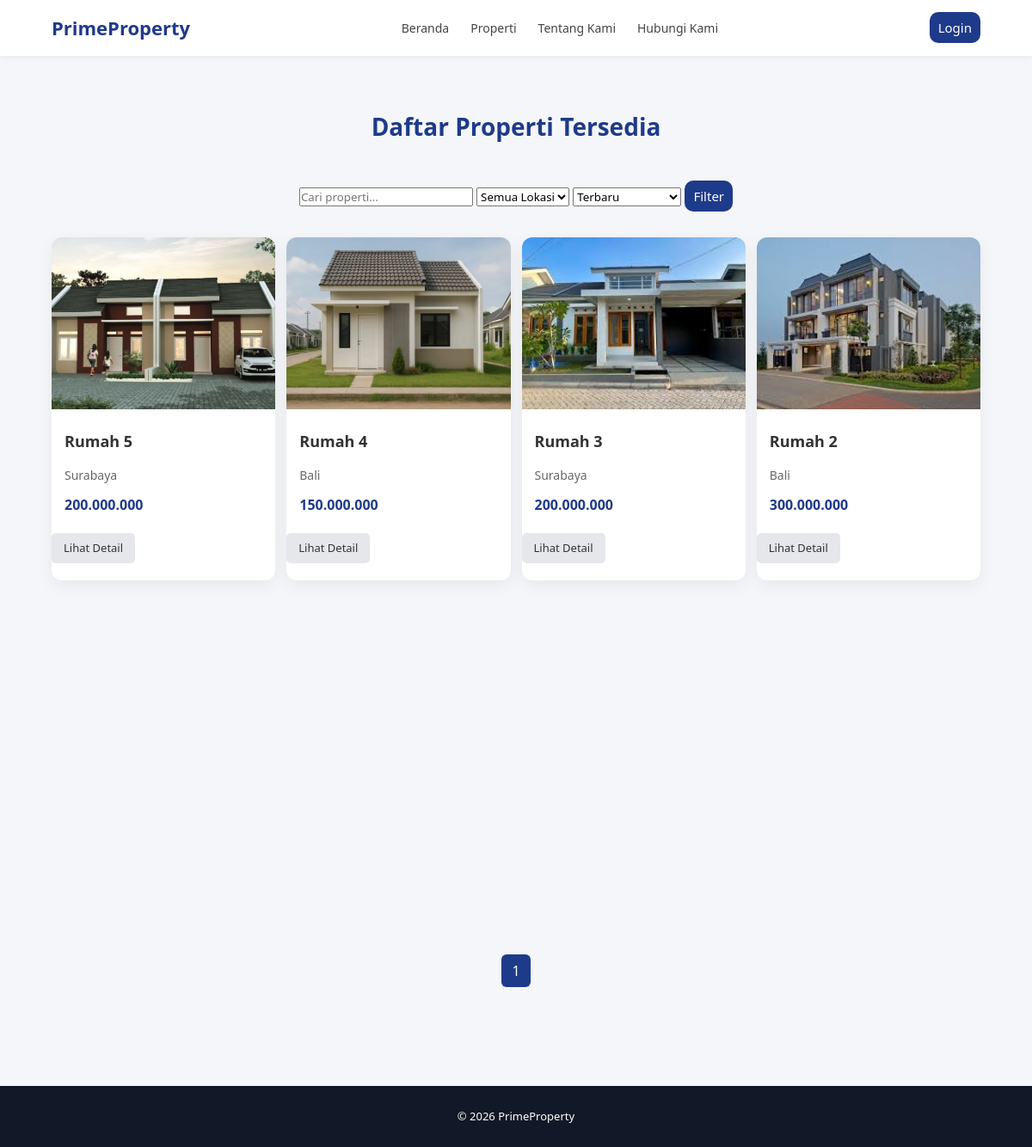
/properties.php, run on the app's committed database.
### tables this page shows
CREATE TABLE `properties` (
  `id` int(11) NOT NULL,
  `title` varchar(255) NOT NULL,
  `location` varchar(255) NOT NULL,
  `price` varchar(100) NOT NULL,
  `description` text DEFAULT NULL,
  `status` enum('available','sold') NOT NULL DEFAULT 'available',
  `image` varchar(255) NOT NULL,
  `created_at` timestamp NOT NULL DEFAULT current_timestamp()
);

### properties.php (the view, shortened to what this page needs)
<?php
$limit = 6;
$page = isset($_GET['page']) ? (int)$_GET['page'] : 1;
$offset = ($page - 1) * $limit;
$search   = $_GET['search'] ?? '';
$location = $_GET['location'] ?? '';
$sort     = $_GET['sort'] ?? 'newest';
$count_sql = "SELECT COUNT(*) as total FROM properties WHERE 1=1";
$count_query = mysqli_query($conn, $count_sql);
$total_data  = mysqli_fetch_assoc($count_query);
$total_pages = max(1, ceil($total_data['total'] / $limit));
$sql = "SELECT * FROM properties WHERE 1=1";
if ($sort == "price_low") {
  $sql .= " ORDER BY price+0 ASC";
} elseif ($sort == "price_high") {
  $sql .= " ORDER BY price+0 DESC";
} else {
  $sql .= " ORDER BY id DESC";
}
$sql .= " LIMIT $limit OFFSET $offset";
$query = mysqli_query($conn, $sql);
?>
<!doctype html>
<html lang="id">
<head>
  <link rel="stylesheet" href="css/style.css">
</head>
<body>
  <header>
    <div class="container">
      <div class="logo">
        <h1>PrimeProperty</h1>
      </div>
      <nav>
        <ul>
          <li><a href="index.php">Beranda</a></li>
          <li>
            <?php if (isset($_SESSION['customer'])): ?>
              <a href="properties.php">Properti</a>
          </li>
        <?php else: ?>
          <a href="login_customer.php">Properti</a></li>
        <?php endif; ?>
        <li><a href="about.php">Tentang Kami</a></li>
        <li><a href="contact.php">Hubungi Kami</a></li>
        </ul>
      </nav>
      <div class="nav-cta">
        <?php if (isset($_SESSION['customer'])): ?>
          <a href="logout_customer.php" class="btn-primary">Logout</a></li>
        <?php else: ?>
          <a href="login_customer.php" class="btn-primary">Login</a></li>
        <?php endif; ?>
      </div>
    </div>
  </header>
  <section class="featured-properties">
    <div class="container">
      <h2>Daftar Properti Tersedia</h2>
      <form method="GET" style="margin-bottom:30px; text-align:center;">
        <input type="text"
          name="search"
          placeholder="Cari properti..."
          value="<?php echo $search; ?>">
        <select name="location">
          <option value="">Semua Lokasi</option>
        </select>
        <select name="sort">
          <option value="newest" <?php if ($sort == "newest") echo "selected"; ?>>Terbaru</option>
        </select>
        <button type="submit" class="btn-primary">Filter</button>
      </form>
      <div class="property-grid">
        <?php if (mysqli_num_rows($query) > 0): ?>
          <?php while ($row = mysqli_fetch_assoc($query)): ?>
            <article class="property-card reveal">
              <img src="images/<?php echo $row['image']; ?>">
              <h3><?php echo $row['title']; ?></h3>
              <p><?php echo $row['location']; ?></p>
              <span class="price"><?php echo $row['price']; ?></span>
              <a href="property_detail.php?id=<?php echo $row['id']; ?>"
                  class="btn-secondary">
                  Lihat Detail
                </a>
            </article>
          <?php endwhile; ?>
        <?php else: ?>
          <p style="grid-column:1/-1; text-align:center;">
            Tidak ada properti ditemukan.
          </p>
        <?php endif; ?>
      </div>
      <div style="text-align:center; margin-top:30px;">
        <?php
        $params = [
          'search'   => $search,
          'location' => $location,
          'sort'     => $sort
        ];
        ?>
        <div style="text-align:center; margin-top:30px;">
          <?php for ($i = 1; $i <= $total_pages; $i++): ?>
            <?php
            $params['page'] = $i;
            ?>
            <a href="?<?php echo http_build_query($params); ?>"
              style="margin:5px; padding:8px 12px; background:#1e3a8a; color:white; border-radius:6px; text-decoration:none;">
              <?php echo $i; ?>
            </a>
          <?php endfor; ?>
        </div>
      </div>
  </section>
  <footer>
    <div class="container">
      <p>&copy; 2026 PrimeProperty</p>
    </div>
  </footer>
</body>
</html>

### css/style.css (style rules this page uses)
html { overflow-y: scroll; }
* { margin: 0; padding: 0; box-sizing: border-box; font-family: "Segoe UI", Arial, sans-serif; }
body { background: #f4f6f9; color: #333; line-height: 1.6; }
.container { width: 90%; max-width: 1150px; margin: auto; }
header { background: #ffffff; padding: 15px 0; box-shadow: 0 2px 8px rgba(0, 0, 0, 0.05); position: sticky; top: 0; z-index: 100; }
header .container { display: flex; justify-content: space-between; align-items: center; }
header h1 { font-size: 22px; color: #1e3a8a; }
nav ul { list-style: none; display: flex; gap: 25px; }
nav a { text-decoration: none; color: #444; font-size: 14px; font-weight: 500; transition: 0.3s; }
.btn-primary { background: #1e3a8a; color: #fff; padding: 8px 10px; border-radius: 10px; text-decoration: none; border: none; cursor: pointer; font-size: 15px; transition: 0.3s; }
.btn-secondary { display: inline-block; background: #e5e7eb; color: #333; padding: 7px 14px; border-radius: 5px; text-decoration: none; font-size: 13px; margin-top: 10px; transition: 0.3s; }
.featured-properties { padding: 60px 0; }
.featured-properties h2 { text-align: center; font-size: 28px; margin-bottom: 40px; color: #1e3a8a; }
.property-grid { display: grid; grid-template-columns: repeat(auto-fit, minmax(260px, 1fr)); gap: 13px; }
.property-card { background: #ffffff; border-radius: 12px; overflow: hidden; box-shadow: 0 6px 20px rgba(0, 0, 0, 0.06); transition: 0.4s ease; padding-bottom: 20px; }
.property-card img { width: 100%; height: 200px; object-fit: cover; }
.property-card h3 { margin: 15px; font-size: 18px; }
.property-card p { margin: 0 15px; font-size: 14px; color: #666; }
.property-card .price { display: block; margin: 10px 15px; font-weight: 600; color: #1e3a8a; }
footer { background: #111827; color: #ffffff; padding: 25px 0; text-align: center; font-size: 13px; margin-top: 60px; }
.reveal { opacity: 0; transform: translateY(40px); transition: 0.6s ease; }
.reveal.active { opacity: 1; transform: translateY(0); }
.property-grid { position: relative; }

### data on the page
properties: image (picture), title "Rumah 5", location "Surabaya", price "200.000.000"
properties: image (picture), title "Rumah 4", location "Bali", price "150.000.000"
properties: image (picture), title "Rumah 3", location "Surabaya", price "200.000.000"
properties: image (picture), title "Rumah 2", location "Bali", price "300.000.000"
